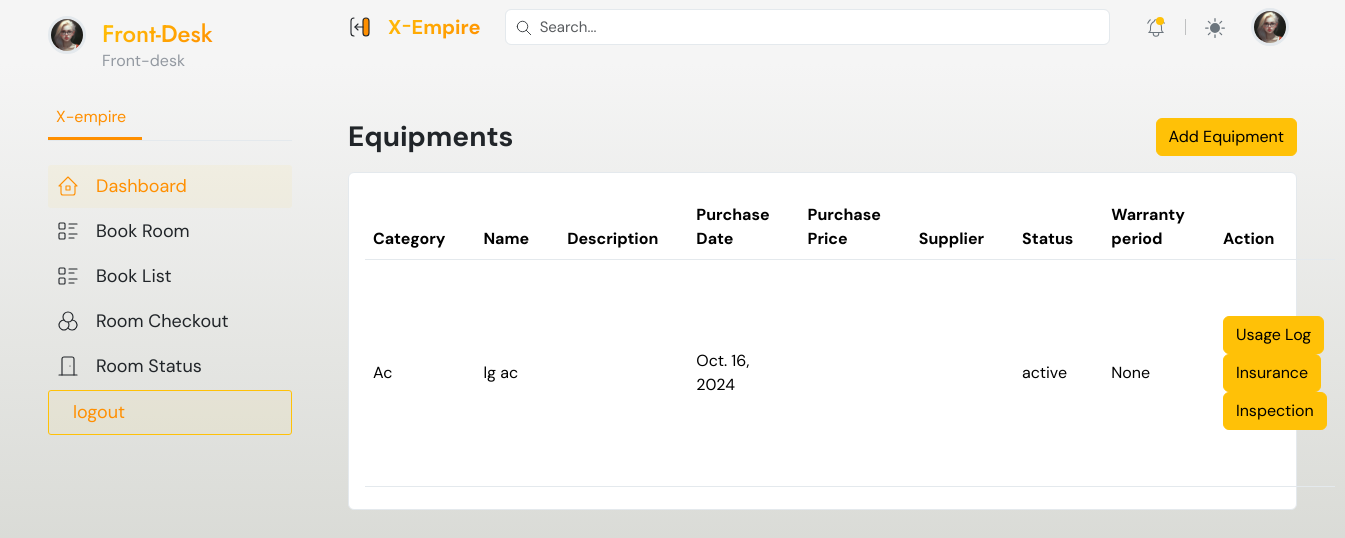
The app's page /inventory/equipments/ with its own data.
### inventory/models.py (models this page shows, shortened)
class Equipment(models.Model):
    EQUIPMENT_STATUS = (
        ('active', 'Active'),
        ('in_repair', 'In Repair'),
        ('out_of_service', 'Out of Service'),
    )
    category = models.ForeignKey(ItemCategory, on_delete=models.CASCADE, null=True, blank=True)
    name = models.CharField(max_length=255)
    code = models.CharField(max_length=50)
    status = models.CharField(max_length=20, choices=EQUIPMENT_STATUS, db_index=True, default="active")
    warranty_period = models.IntegerField(help_text="Warranty period in months", null=True, blank=True)
    warranty_expiry_date = models.DateField(null=True, blank=True)
    next_service_date = models.DateField(null=True, blank=True)
    purchase_date = models.DateField(null=True, blank=True)  # Add purchase date
    item = models.OneToOneField('Item', on_delete=models.CASCADE, related_name='equipment_item', null=True, blank=True)  # Link back to Item
    created_at = models.DateTimeField(auto_now_add=True)
    updated_at = models.DateTimeField(auto_now=True)

class ItemCategory(models.Model):
    name = models.CharField(max_length = 250)
    slug = models.SlugField ()
    parent = models.ForeignKey('self',blank=True, null=True ,related_name='children', on_delete = models.CASCADE)
    class Meta:
       unique_together = ('slug', 'parent',)
       verbose_name_plural = 'inventory_categories'
       db_table = 'inventory_categories'
    def __str__(self):
        full_path = [self.name]
        parent_cat = self.parent
        while parent_cat is not None:
            full_path.append(parent_cat.name)
            parent_cat = parent_cat.parent
        return ' -> '.join(full_path[::-1])

### inventory/views.py (the view)
# urls.py: path('equipments/', views.equipment_list, name='equipment_list'),
def equipment_list(request):
    equipments = Equipment.objects.all()
    form = EquipmentForm()
    context =  {
        'equipments': equipments,
        'form':form,
        }
    return render(request, 'pages/equipment_list.html',context)

### inventory/models.py (called while the page is built)
    def __str__(self):
        return self.name

### inventory/templates/pages/equipment_list.html (shortened to what this page needs)
{% extends 'dashboard_base.html' %}
{% load static %}
{% block content %}
    <main class="container-fluid px-0">
        {% if request.user.is_admin %}
            {% include '../partials/menubars/admin_sidebar.html' %}
        {% elif request.user.is_supervisor %}
            {% include '../partials/menubars/supervisor_sidebar.html' %}
        {% elif request.user.is_account_officer %}
            {% include '../partials/menubars/accounting_sidebar.html' %}
        {% elif request.user.is_pos_officer %}
            {% include '../partials/menubars/pos_sidebar.html' %}
        {% else %}
            {% include '../partials/menubars/frontdesk_sidebar.html' %}
        {% endif %}
        <div class="content">
            {% include '../partials/top_header.html' %}
            <div class="px-xl-5 px-lg-4 px-3 py-3  mt-5 page-body">
                <div class="row g-3">
                    <div class="col-sm-12">
                        <div class="d-flex align-items-center justify-content-between flex-wrap">
                            <h3 class="fw-bold mb-0">Equipments</h3>
                            <div class="col-auto d-flex w-sm-100">
                                <button type="button" class="btn btn-warning" data-bs-toggle="modal" data-bs-target="#add-equipment">Add Equipment</button>
                            </div>
                        </div>
                    </div>
                    <div class="col-sm-12">
                        <div class="card">
                            <div class="card-body">
                                <table class="table dataTable align-middle table-hover table-body" style="width: 100%;">
                                    <thead>
                                        <tr>
                                            <th>Category</th>
                                            <th>Name</th>
                                            <th>Description</th>
                                            <th>Purchase Date</th>
                                            <th>Purchase Price</th>
                                            <th>Supplier</th>
                                            <th>Status</th>
                                            <th>Warranty period</th>
                                            <th>Action</th>
                                        </tr>
                                    </thead>
                                    <tbody>
                                        {% if equipments %}
                                            {% for equipment in equipments %}
                                                <tr>
                                                    <td>{{ equipment.category}}</td>
                                                    <td>{{ equipment.name}}</td>
                                                    <td>{{ equipment.description}}</td>
                                                    <td>{{  equipment.purchase_date }}</td>
                                                    <td>{{  equipment.purchase_price}}</td>
                                                    <td>{{  equipment.supplier}}</td>
                                                    <td>{{  equipment.status}}</td>
                                                    <td>{{  equipment.warranty_period}}</td>
                                                    <td>
                                                        <button type="button" class="btn" data-bs-toggle="modal" data-bs-target="#edit-amenity"><i class="fa fa-pencil-square fa-2x"></i></button>
                                                        <button type="button" class="btn btn-warning" data-bs-toggle="modal" data-bs-target="#edit-amenity">Usage Log</button>
                                                        <button type="button" class="btn btn-warning" data-bs-toggle="modal" data-bs-target="#edit-amenity">Insurance</button>
                                                        <button type="button" class="btn btn-warning" data-bs-toggle="modal" data-bs-target="#edit-amenity">Inspection </button>
                                                        <a href="#" data-url="{% url 'inventory:equipment_delete' 0 %}" onclick="deleteEquipment(event, {{ equipment.id }})" class="btn"><i class="fa fa-trash text-danger fa-2x"></i></a>
                                                    </td>
                                                </tr>
                                            {% endfor %}
                                        {% else %}
                                            <div class="text-center">
                                                <h4> No Equipment Added Yet! </h4>
                                            </div>
                                        {% endif %}
                                    </tbody>
                                </table>
                            </div>
                        </div>
                    </div>
                </div>
            </div>
        </div>
    </main>
{% endblock %}

### records on screen
Equipment: category "Ac", name "lg ac", purchase_date "Oct. 16, 2024", status "active", warranty_period "None"
